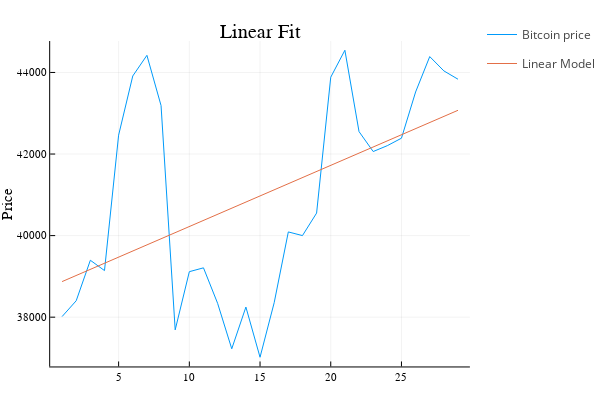

This figure's notebook cell:
### Markdown cell above
We will find the solution using the QR algorithm. This algorithm can be found and easily used in the library **LinearAlgebra**.

### Code cell
using LinearAlgebra
qrA = qr(A);                    # QR decomposition
xhat = qrA\b
pred = xhat[2]*A[:,2] + xhat[1]*ones(N,1)

using Plots
plot(A[:,2],b,label="Bitcoin price")
plot!(A[:,2],pred,label="Linear Model")
yaxis!("Price")
title!("Linear Fit")

### Figure 1 — Plotly figure (JSON) as saved in the notebook; plotly's stock layout.template omitted (floating-point values rounded to 4 significant figures)
{"data": [{"colorbar": {"title": ""}, "legendgroup": "Bitcoin price", "line": {"color": "rgba(0, 154, 250, 1.000)", "dash": "solid", "shape": "linear", "width": 1}, "mode": "lines", "name": "Bitcoin price", "showlegend": true, "type": "scatter", "x": [1, 2, 3, 4, 5, 6, 7, 8, 9, 10, 11, 12, 13, 14, 15, 16, 17, 18, 19, 20, 21, 22, 23, 24, 25, 26, 27, 28, 29], "xaxis": "x", "y": [38010.0, 38400.0, 39400.0, 39140.0, 42463, 43910.0, 44420.0, 43190.0, 37690.0, 39120.0, 39210.0, 38340.0, 37220.0, 38250.0, 37020.0, 38355, 40090.0, 40000.0, 40550.0, 43880.0, 44540.0, 42550.0, 42060.0, 42210.0, 42390.0, 43521, 44390.0, 44040.0, 43830.0], "yaxis": "y", "zmax": null, "zmin": null}, {"colorbar": {"title": ""}, "legendgroup": "Linear Model", "line": {"color": "rgba(227, 111, 71, 1.000)", "dash": "solid", "shape": "linear", "width": 1}, "mode": "lines", "name": "Linear Model", "showlegend": true, "type": "scatter", "x": [1, 2, 3, 4, 5, 6, 7, 8, 9, 10, 11, 12, 13, 14, 15, 16, 17, 18, 19, 20, 21, 22, 23, 24, 25, 26, 27, 28, 29], "xaxis": "x", "y": [38870.0, 39020.0, 39170.0, 39320.0, 39470.0, 39620.0, 39770.0, 39920.0, 40070.0, 40220.0, 40370.0, 40520.0, 40670.0, 40820.0, 40970.0, 41120.0, 41270.0, 41420.0, 41570.0, 41720.0, 41870.0, 42020.0, 42170.0, 42320.0, 42470.0, 42620.0, 42770.0, 42920.0, 43070.0], "yaxis": "y", "zmax": null, "zmin": null}], "layout": {"annotations": [{"font": {"color": "rgba(0, 0, 0, 1.000)", "family": "sans-serif", "size": 20}, "rotation": 0, "showarrow": false, "text": "Linear Fit", "x": 0.5498, "xanchor": "center", "xref": "paper", "y": 1, "yanchor": "top", "yref": "paper"}], "height": 400, "legend_position": {"bgcolor": "rgba(255, 255, 255, 1.000)", "bordercolor": "rgba(0, 0, 0, 1.000)", "borderwidth": 1, "font": {"color": "rgba(0, 0, 0, 1.000)", "family": "sans-serif", "size": 11}, "title": {"font": {"color": "rgba(0, 0, 0, 1.000)", "family": "sans-serif", "size": 15}, "text": ""}, "tracegroupgap": 0, "traceorder": "normal", "x": 1, "xanchor": "auto", "y": 1, "yanchor": "auto"}, "margin": {"b": 20, "l": 0, "r": 0, "t": 20}, "paper_bgcolor": "rgba(255, 255, 255, 1.000)", "plot_bgcolor": "rgba(255, 255, 255, 1.000)", "showlegend": true, "width": 600, "xaxis": {"anchor": "y", "domain": [0.1061, 0.9934], "gridcolor": "rgba(0, 0, 0, 0.100)", "gridwidth": 0.5, "linecolor": "rgba(0, 0, 0, 1.000)", "mirror": false, "range": [0.16, 29.84], "showgrid": true, "showline": true, "showticklabels": true, "tickangle": 0, "tickcolor": "rgb(0, 0, 0)", "tickfont": {"color": "rgba(0, 0, 0, 1.000)", "family": "sans-serif", "size": 11}, "tickmode": "array", "ticks": "inside", "ticktext": ["5", "10", "15", "20", "25"], "tickvals": [5, 10, 15, 20, 25], "title": "", "titlefont": {"color": "rgba(0, 0, 0, 1.000)", "family": "sans-serif", "size": 15}, "type": "-", "visible": true, "zeroline": false, "zerolinecolor": "rgba(0, 0, 0, 1.000)"}, "yaxis": {"anchor": "x", "domain": [0.03762, 0.9415], "gridcolor": "rgba(0, 0, 0, 0.100)", "gridwidth": 0.5, "linecolor": "rgba(0, 0, 0, 1.000)", "mirror": false, "range": [36790.0, 44770.0], "showgrid": true, "showline": true, "showticklabels": true, "tickangle": 0, "tickcolor": "rgb(0, 0, 0)", "tickfont": {"color": "rgba(0, 0, 0, 1.000)", "family": "sans-serif", "size": 11}, "tickmode": "array", "ticks": "inside", "ticktext": ["38000", "40000", "42000", "44000"], "tickvals": [38000, 40000, 42000, 44000], "title": "Price", "titlefont": {"color": "rgba(0, 0, 0, 1.000)", "family": "sans-serif", "size": 15}, "type": "-", "visible": true, "zeroline": false, "zerolinecolor": "rgba(0, 0, 0, 1.000)"}}}
